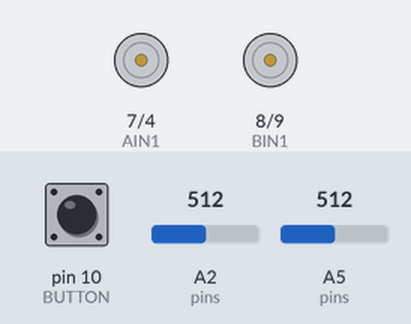
Bench run of a sketch on a simulated Arduino Nano, built with avr-gcc and run on an emulated ATmega328P. Parts: motor-driver pin pairs drawn as motors (green arrow = first pin HIGH = forward, orange = second pin HIGH = backward, longer = more drive, scaled by the enable pin). The inputs (shaded band) are chosen by the test bench; at power-on: pin 10 (BUTTON) HIGH, A2 (pins) = 512, A5 (pins) = 512.

Above: at 1.2 s.
1.3 s: pin 10 (BUTTON) pulled LOW for 0.15 s
At 2.8 s:
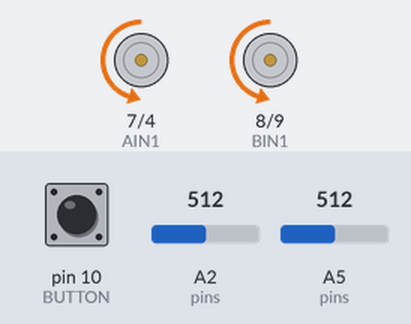
3.8 s: A2 (pins) set to 308
5.3 s: A2 (pins) set to 292
At 6.3 s:
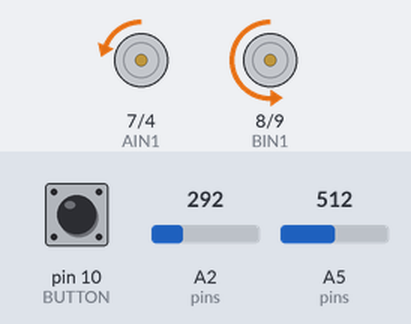
6.8 s: A2 (pins) set to 306
At 7.4 s:
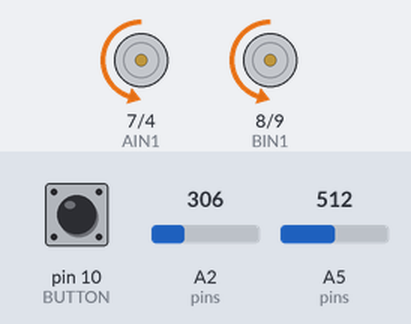
8.3 s: A5 (pins) set to 317
9.8 s: A5 (pins) set to 291
At 10.9 s:
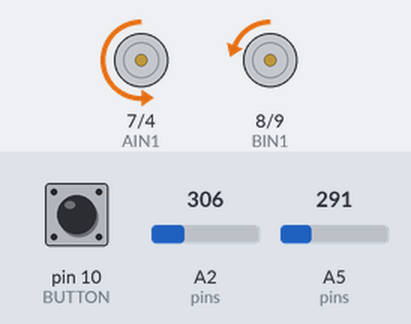
Timing chart, 0 to 12.3 s (numbered marks = the images above; inputs shaded):
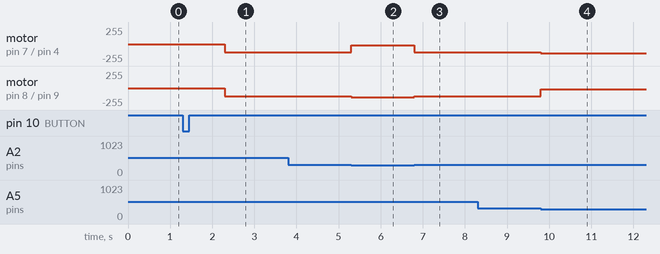

Measured:
- the behaviour switches between 300 and 299 on A2 (pins) (found by bisection; images 1 and 2)
- the behaviour switches between 300 and 299 on A5 (pins) (found by bisection; images 3 and 4)
- after the input at 1.3 s, motor on pin 7 (AIN1) / pin 4 (AIN2), motor on pin 8 (BIN1) / pin 9 (BIN2): stopped → backward 120/255 after 1.0 s
- after the input at 3.8 s, every drawn part: stays the same
- after the input at 5.3 s, motor on pin 7 (AIN1) / pin 4 (AIN2): backward 120/255 → backward 20/255 at once; motor on pin 8 (BIN1) / pin 9 (BIN2): backward 120/255 → backward 140/255 at once
- after the input at 6.8 s, motor on pin 7 (AIN1) / pin 4 (AIN2): backward 20/255 → backward 120/255 at once; motor on pin 8 (BIN1) / pin 9 (BIN2): backward 140/255 → backward 120/255 at once
- after the input at 8.3 s, every drawn part: stays the same
- after the input at 9.8 s, motor on pin 7 (AIN1) / pin 4 (AIN2): backward 120/255 → backward 140/255 at once; motor on pin 8 (BIN1) / pin 9 (BIN2): backward 120/255 → backward 20/255 at once

The sketch:

Simplex8_BT_v1.ino
```cpp
// Line Folower Robot : Simplex8
// controller : Arduino nano
// driver     : TB6612
// sensors    : pololu, QTR8 analog
// motors     : N20, 20:1
// full control via BT

#include <EEPROM.h>
#include <SoftwareSerial.h>


// motor's pins
const byte AIN1 = 7;    // direction of left motor
const byte AIN2 = 4;    // direction of left motor
const byte BIN1 = 8;    // direction of right motor
const byte BIN2 = 9;    // direction of right motor
const byte PWMA = 5;    // left motor PWM
const byte PWMB = 6;    // right motor PWM

const byte BUTTON = 10;
const byte SW1 = 11;
const byte SW2 = 12;
const byte NUM_SENS = 8;

// pins PCB for Analog line
byte pins[] = {A7, A6, A5, A4, A3, A2, A1, A0};
int W[]={-7, -5, -3, -1, 1, 3, 5, 7};
int sensors[NUM_SENS];

// address in EEPROM to save and load calibrations
const unsigned ADDRESS = 400;
int calibratedMinimum[NUM_SENS];
int calibratedMaximum[NUM_SENS];

// pins for Bluetooth
const byte RXPIN = 3;  // RXPIN Arduino connect to TX pin on BT device
const byte TXPIN = 2;  // TXPIN Arduino connect to RX pin on BT device
SoftwareSerial BTSerial(RXPIN, TXPIN);

// basic setting for LFR
const int base_speed = 80;
const float Kp = 0.1;

const int START_DELAY = 1000;
const char cmdSTART = 'l';
const char cmdSTOP = 's';

// functions declaration
void drive(int left, int right);
void pinsSetup();
void loadEEPROM();
bool pressButton();
bool isCmdBT(char cmd);
void lfr_relay();
void lfr_prop();

void setup() {
  pinsSetup();
  loadEEPROM();
  BTSerial.begin(9600);
}

void loop() {
  if (pressButton() || isCmdBT(cmdSTART)) {
    //here is your main logic following line
    delay(START_DELAY);
    lfr_relay();
    //lfr_prop();
  }
} // loop


//**********************************************************
void drive(int left, int right) {
  left = constrain(left, -255, 255);
  right = constrain(right, -255, 255);

  if (left >= 0) {
    digitalWrite(AIN1, LOW);
    digitalWrite(AIN2, HIGH);
  } else {
    digitalWrite(AIN1, HIGH);
    digitalWrite(AIN2, LOW);
  }

  if (right >= 0) {
    digitalWrite(BIN1, LOW);
    digitalWrite(BIN2, HIGH);
  } else {
    digitalWrite(BIN1, HIGH);
    digitalWrite(BIN2, LOW);
  }
  analogWrite(PWMA, abs(left));
  analogWrite(PWMB, abs(right));
} // drive


void pinsSetup() {
  pinMode(AIN1, OUTPUT);
  pinMode(AIN2, OUTPUT);
  pinMode(BIN1, OUTPUT);
  pinMode(BIN2, OUTPUT);
  pinMode(SW1, INPUT_PULLUP);
  pinMode(SW2, INPUT_PULLUP);
  pinMode(BUTTON, INPUT_PULLUP);
}

void loadEEPROM() {
  unsigned address = ADDRESS;
  for (int i = 0; i < NUM_SENS; ++i) {
    EEPROM.get(address, calibratedMinimum[i]);
    EEPROM.get(address + 2, calibratedMaximum[i]);
    address += 4;
  }
}

bool pressButton() {
  return !digitalRead(BUTTON);
}

bool isCmdBT(char cmd) {
  if (BTSerial.available()) {
    char ch = BTSerial.read();
    if (ch == cmd) {
      return true;
    }
  }
  return false;
}

//Relay algorithm with 2 analog sensors
void lfr_relay() {
  while (true) {
    if (isCmdBT(cmdSTOP)) {
      drive(0, 0);
      return;
    }
    // main logic
    int leftS = analogRead(A5);
    int rightS = analogRead(A2);
    if (leftS < 300 && rightS > 300) {
      drive(140, 20);    //turn right
    } else if (leftS > 300 && rightS < 300) {
      drive(20, 140);    //turn left
    } else {
      drive(120, 120);   //Both sensors are on white or black
    }

  } // end of basic loop
}
// 12.35 - 11,5meter


void lfr_prop() {
  while (true) {
    if (isCmdBT(cmdSTOP)) {
      drive(0, 0);
      return;
    }
    // main logic
    int sensL = analogRead(A5);
    int sensR = analogRead(A2);
    int delta = (sensR - sensL) * Kp;
    drive(base_speed + delta, base_speed - delta);
  }
}
```
